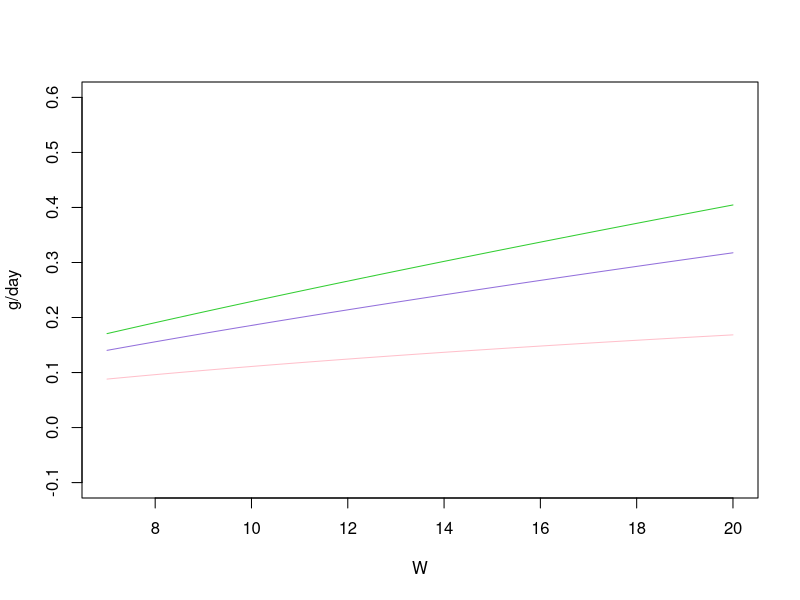
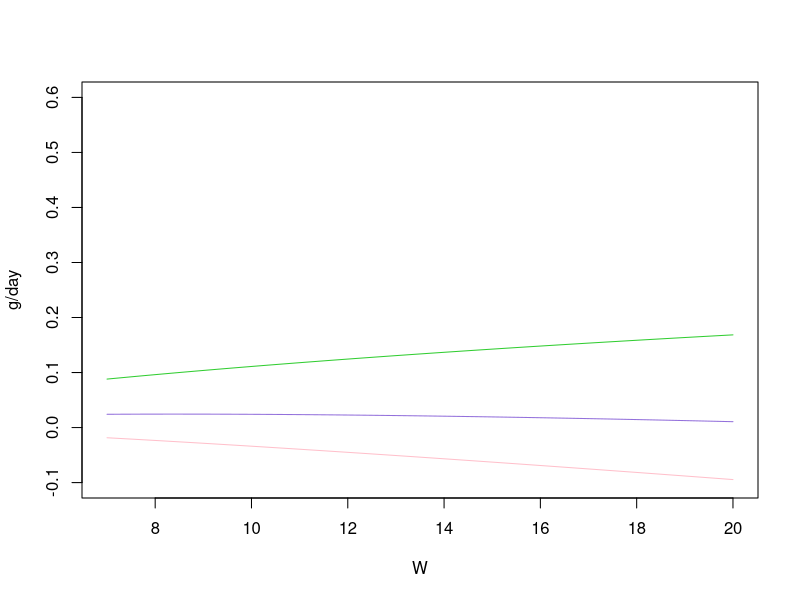

Generate these figures, in order, with R:

### FINAL GROWTH EQUATION ###


GROWTH.FUN <- function(W, E, q, a, A, d, v, U) {q*E*W^a - d*A*W*exp(v*U) }

# Choosing baseline E value. MacFarlane 2010 - 7 gram salmon in the estuary gains 0.7 g/day.
  # assume the river is max the same (likely lower), 7 gram salmon max gains ~ 0.1 g/day.

curve(GROWTH.FUN(W, E=0.04, q=1, a=0.86, A=0.00607, d=1, v=0.027, U=0),
      xname="W", ylab = "g/day", col="limegreen", xlim=c(7,20), ylim=c(-0.1,0.6))

curve(GROWTH.FUN(W, E=0.04, q=1, a=0.86, A=0.00607, d=1, v=0.027, U=20),
      xname="W", ylab = "g/day", col="mediumpurple", add=T)

curve(GROWTH.FUN(W, E=0.04, q=1, a=0.86, A=0.00607, d=1, v=0.027, U=40),
      xname="W", ylab = "g/day", col="pink", add=T)


# how see what range of q are reasonable without negative growth
curve(GROWTH.FUN(W, E=0.04, q=1, a=0.86, A=0.00607, d=1, v=0.027, U=40),
      xname="W", ylab = "g/day", col="limegreen", xlim=c(7,20), ylim=c(-0.1,0.6))

curve(GROWTH.FUN(W, E=0.04, q=0.7, a=0.86, A=0.00607, d=1, v=0.027, U=40),
      xname="W", ylab = "g/day", col="mediumpurple", add=T)

curve(GROWTH.FUN(W, E=0.04, q=0.5, a=0.86, A=0.00607, d=1, v=0.027, U=40),
      xname="W", ylab = "g/day", col="pink", add=T)

